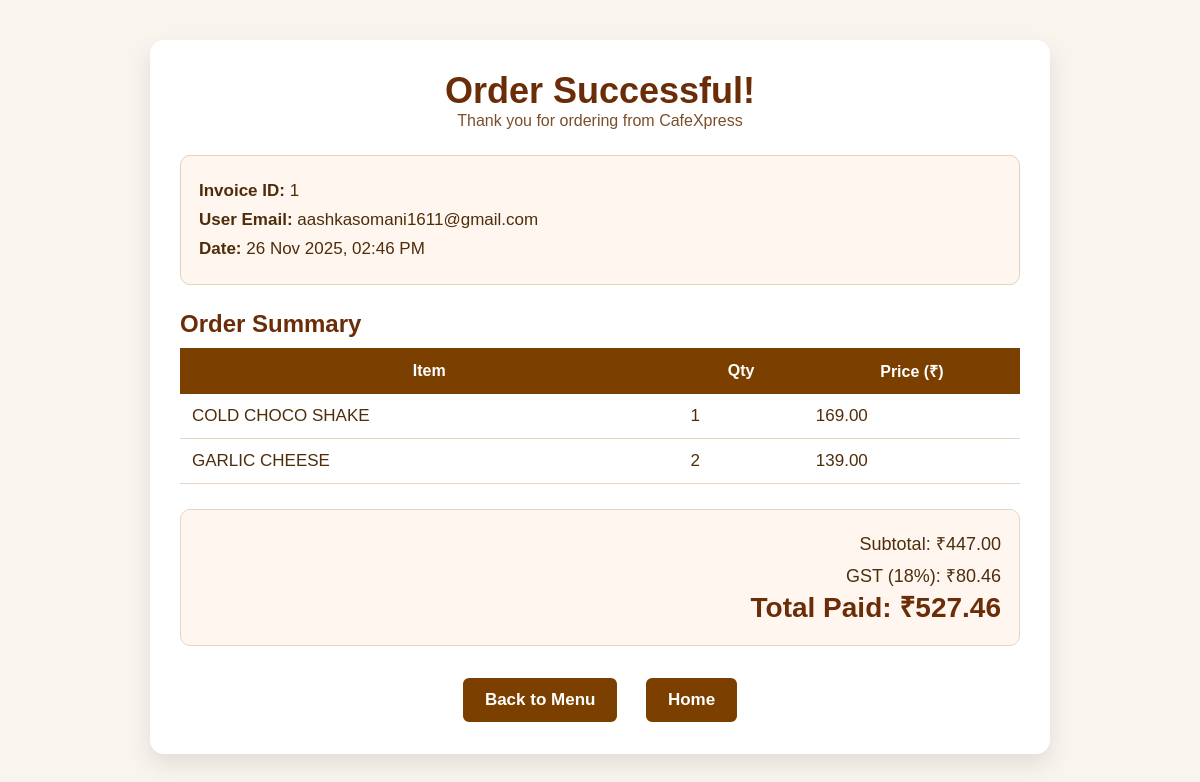
The app's page /order_success.php?id=1 with its own data.
### tables this page shows
CREATE TABLE `orders` (
  `id` int(11) NOT NULL,
  `user_id` int(11) NOT NULL,
  `subtotal` decimal(10,2) NOT NULL,
  `gst_rate` decimal(5,2) NOT NULL,
  `gst_amount` decimal(10,2) NOT NULL,
  `total` decimal(10,2) NOT NULL,
  `created_at` timestamp NOT NULL DEFAULT current_timestamp()
);

CREATE TABLE `user` (
  `id` int(11) NOT NULL,
  `email` varchar(255) NOT NULL,
  `password` varchar(255) NOT NULL
);

CREATE TABLE `order_items` (
  `id` int(11) NOT NULL,
  `order_id` int(11) NOT NULL,
  `item_id` int(11) NOT NULL,
  `qty` int(11) NOT NULL,
  `price` decimal(10,2) NOT NULL
);

CREATE TABLE `menu` (
  `id` int(11) NOT NULL,
  `category` varchar(255) NOT NULL,
  `item_name` varchar(255) NOT NULL,
  `description` varchar(255) NOT NULL,
  `price` decimal(10,2) NOT NULL
);

### order_success.php (the view, shortened to what this page needs)
<?php
require 'db.php';
$id = intval($_GET['id']);
$sql = "SELECT o.*, u.email FROM orders o
        LEFT JOIN user u ON o.user_id = u.id
        WHERE o.id=$id";
$order = $conn->query($sql)->fetch_assoc();
$items = $conn->query("SELECT oi.*, m.item_name
                       FROM order_items oi
                       JOIN menu m ON oi.item_id = m.id
                       WHERE oi.order_id=$id");
?>
<!DOCTYPE html>
<html>
<head>
<link rel="stylesheet" href="style.css">
</head>
<body>
<div class="invoice-box">
    <div class="invoice-header">
        <h1>Order Successful!</h1>
        <p>Thank you for ordering from CafeXpress</p>
    </div>
    <div class="details-box">
        <p><b>Invoice ID:</b> <?php echo $id; ?></p>
        <p><b>User Email:</b> <?php echo $order['email']; ?></p>
        <p><b>Date:</b> <?php echo date("d M Y, h:i A", strtotime($order['created_at'] ?? "now")); ?></p>
    </div>
    <h2 style="color:#6a2d07; margin-top:10px;">Order Summary</h2>
    <table class="invoice-table">
        <tr>
            <th>Item</th>
            <th>Qty</th>
            <th>Price (₹)</th>
        </tr>
        <?php while ($it = $items->fetch_assoc()): ?>
        <tr>
            <td><?php echo $it['item_name']; ?></td>
            <td><?php echo $it['qty']; ?></td>
            <td><?php echo $it['price']; ?></td>
        </tr>
        <?php endwhile; ?>
    </table>
    <div class="total-box">
        Subtotal: ₹<?php echo $order['subtotal']; ?><br>
        GST (18%): ₹<?php echo $order['gst_amount']; ?><br>
        <span>Total Paid: ₹<?php echo $order['total']; ?></span>
    </div>
    <div class="btn-area">
        <a href="menu.php" class="btn">Back to Menu</a>
        <a href="index.php" class="btn">Home</a>
    </div>
</div>
</body>
</html>

### style.css (style rules this page uses)
* { margin: 0; padding: 0; box-sizing: border-box; font-family: "Poppins", sans-serif; }
body { background: linear-gradient(135deg, #fff0e1, #ffe5d0); min-height: 100vh; overflow-x: hidden; }
.btn { padding: 10px 18px; border-radius: 8px; border: 2px solid white !important; text-decoration: none; font-weight: 600; color: white !important; transition: 0.25s; backdrop-filter: blur(2px); }

### order_success.php (style rules this page uses)
body { background:#faf4ef; font-family: Arial, sans-serif; margin:0; padding:0; }
.invoice-box { max-width:900px; margin:40px auto; background:white; padding:30px; border-radius:14px; box-shadow:0 10px 25px rgba(0,0,0,0.1); }
.invoice-header { text-align:center; margin-bottom:25px; }
.invoice-header h1 { color:#6a2d07; font-size:36px; font-weight:800; }
.invoice-header p { color:#7a4f2b; font-size:16px; }
.details-box { margin-top:15px; background:#fff7ef; padding:18px; border-radius:10px; border:1px solid #e5d1be; margin-bottom:25px; }
.details-box p { margin:5px 0; font-size:17px; color:#4e2d0b; line-height:24px; }
.invoice-table { width:100%; border-collapse:collapse; margin-top:10px; }
.invoice-table th { background:#7b3f00; color:white; padding:12px; font-size:16px; }
.invoice-table td { padding:12px; border-bottom:1px solid #e6d5c5; font-size:17px; color:#4e2d0b; }
.total-box { margin-top:25px; padding:18px; background:#fff7ef; border:1px solid #e6d5c5; border-radius:10px; font-size:18px; color:#4e2d0b; line-height:32px; text-align:right; }
.total-box span { font-size:28px; font-weight:800; color:#6a2d07; }
.btn-area { margin-top:30px; text-align:center; }
.btn { background:#7b3f00; color:white; padding:12px 22px; margin:0 10px; border-radius:8px; font-size:17px; text-decoration:none; font-weight:700; display:inline-block; transition:0.3s; }

### records on screen
orders: user.email "aashkasomani1611@gmail.com", created_at "26 Nov 2025, 02:46 PM", subtotal "447.00", gst_amount "80.46", total "527.46"
order_items: menu.item_name "COLD CHOCO SHAKE", qty "1", price "169.00"
order_items: menu.item_name "GARLIC CHEESE", qty "2", price "139.00"

### other values on screen
$id "1"
